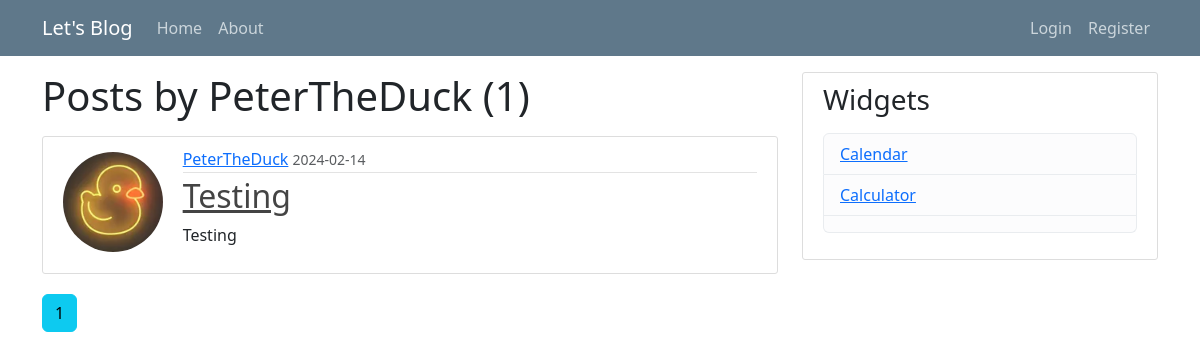
The page /user/PeterTheDuck on the database its author committed.
### flaskblog/models.py (models this page shows, shortened)
class User(db.Model, UserMixin):
    id = db.Column(db.Integer, primary_key=True)
    username = db.Column(db.String(20), unique=True, nullable=False)
    email = db.Column(db.String(120), unique=True, nullable=False)
    image_file = db.Column(db.String(20), nullable=False, default='default.jpg')
    password = db.Column(db.String(60), nullable=False)
    posts = db.relationship('Post', backref='author', lazy=True)

class Post(db.Model):
    id = db.Column(db.Integer, primary_key=True)
    title = db.Column(db.String(100), nullable=False)
    date_posted = db.Column(db.DateTime, nullable=False, default=datetime.utcnow)
    content = db.Column(db.Text, nullable=False)
    user_id = db.Column(db.Integer, db.ForeignKey('user.id'), nullable=False)

### flaskblog/routes.py (the view)
@app.route("/user/<string:username>")
def user_post(username):
    page = request.args.get('page', 1, type=int)
    user = User.query.filter_by(username=username).first_or_404()
    posts = Post.query.filter_by(author=user).order_by(desc(Post.id)).paginate(page=page, per_page=5)
    return render_template('user_post.html', posts=posts, user=user)

### flaskblog/templates/user_post.html
{% extends 'layout.html' %}
{% block content %}
<h1 class="mb-3">Posts by {{ user.username }} ({{ posts.total }})</h1>
{% for post in posts.items %}
<article class="media content-section">
    <div class="row align-items-start">
        <div class="col-md-2 text-center align-self-start">
            <img class="rounded-circle article-img"
                src="{{ url_for('static', filename='profile_pics/' + post.author.image_file) }}"
                style="width: 100px; height: 100px; margin-top: 5px;">
        </div>
        <div class="col-md-10">
            <div class="media-body">
                <div class="article-metadata">
                    <a class="mr-2" href="{{ url_for('user_post', username=post.author.username) }}">{{
                        post.author.username
                        }}</a>
                    <small class="text-muted">{{ post.date_posted.strftime('%Y-%m-%d') }}</small>
                </div>
                <h2><a class="article-title" href="{{ url_for('post', post_id=post.id) }}">{{ post.title }}</a></h2>
                {% if post.content|length > 500 %}
                <p class="article-content" style="max-width: 100%; overflow-wrap: break-word;">{{ post.content[:500]
                    }}...</p>
                <a href="{{ url_for('post', post_id=post.id) }}">Read more</a>
                {% else %}
                <p class="article-content" style="max-width: 100%; overflow-wrap: break-word;">{{ post.content }}</p>
                {% endif %}
            </div>
        </div>
    </div>
</article>
{% endfor %}
{% for page_num in posts.iter_pages(left_edge=1, right_edge=1, left_current=1, right_current=2) %}
{% if page_num %}
{% if posts.page == page_num %}
<a class="btn btn-info mb-4" href="{{ url_for('user_post', username=user.username, page=page_num) }}">{{ page_num }}</a>
{% else %}
<a class="btn btn-outline-info mb-4" href="{{ url_for('user_post', username=user.username, page=page_num) }}">{{
    page_num }}</a>
{% endif %}
{% else %}
...
{% endif %}
{% endfor %}
{% endblock content %}

### flaskblog/static/main.css (style rules this page uses)
body { background: #fafafa; color: #333333; margin-top: 5rem; }
h1, h2, h3, h4, h5, h6 { color: #444444; }
.content-section { background: #ffffff; padding: 10px 20px; border: 1px solid #dddddd; border-radius: 3px; margin-bottom: 20px; }
.article-title { color: #444444; }
.article-content { white-space: pre-line; }
.article-img { height: 65px; width: 65px; margin-right: 16px; }
.article-metadata { padding-bottom: 1px; margin-bottom: 4px; border-bottom: 1px solid #e3e3e3 }

### rows shown on the page
User: username "PeterTheDuck"
Post: image_file (picture), author.username "PeterTheDuck", date_posted "2024-02-14", title "Testing", content "Testing"

### other values the page prints
{{ posts.total }} "1"
{{ page_num }} "1"
